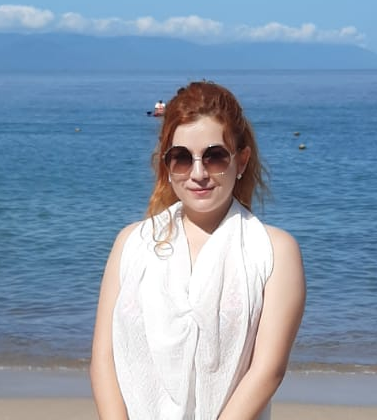
#> input picture Jessy.png, 377 x 420 px
$ python Escala_gris_comp.py
#> lines starting #> are read from the running program, lines starting #| are printed output that depends on the picture
#Escala de grises
#Paredes Márquez Carlos
#17 / 08 / 2021
'''Aplica todos los diferentes métodos de conversión a escala de grises que se explican en el video'''
import cv2
import numpy as np

im= cv2.imread('Jessy.png')
#> im is the input picture: shape (420, 377, 3); mean B, G, R 175.7, 155.1, 136.3

R = im[:,:,2]
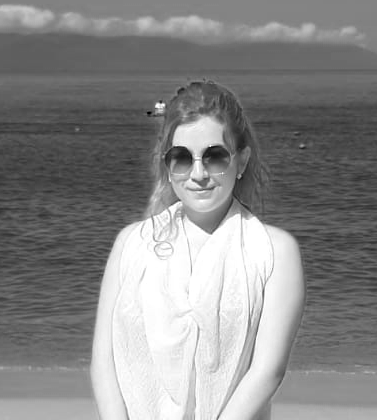
#> R: shape (420, 377); min 0, max 255, mean 136.3
G = im[:,:,1]
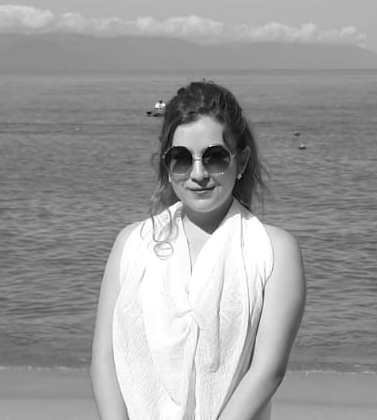
#> G: shape (420, 377); min 0, max 255, mean 155.1
B = im[:,:,0]
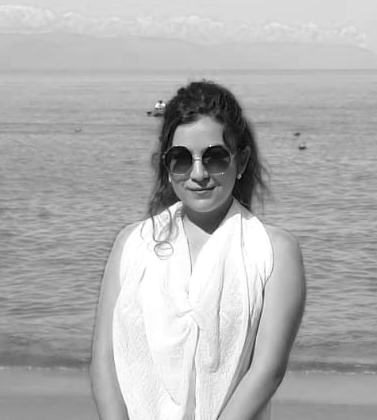
#> B: shape (420, 377); min 0, max 255, mean 175.7

ig= np.hstack((R,G,B))
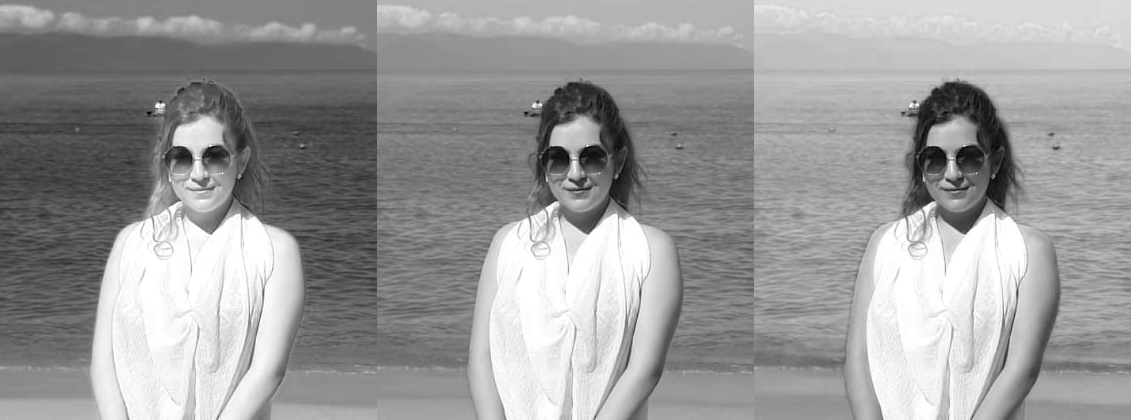
#> ig: shape (420, 1131); min 0, max 255, mean 155.7

cv2.imshow('image0', im)
cv2.imshow('image', ig) #R G B, ig
cv2.waitKey(0)
